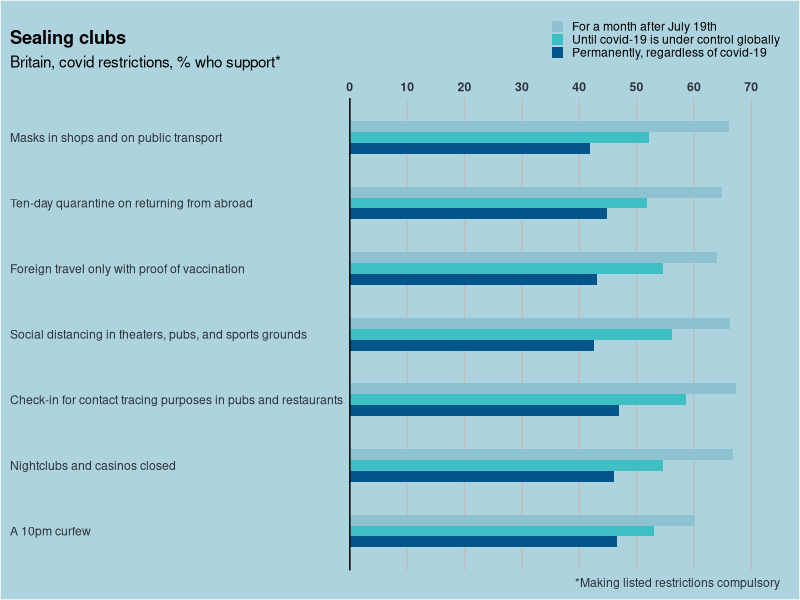

The R script that drew this image:
## ---- chunk 1

knitr::opts_chunk$set(
  echo = TRUE,
  comment = "",
  fig.pos = "",
  warning = FALSE,
  tidy = TRUE,
  fig.align = "center",
  highlight = TRUE
)

library(tidyverse)
library(rlang)
## ---- chunk 2
data <- tibble(
  question = factor(
    rep(1:7, each = 3),
    labels =
      c(
        "Masks in shops and on public transport",
        "Ten-day quarantine on returning from abroad",
        "Foreign travel only with proof of vaccination",
        "Social distancing in theaters, pubs, and sports grounds",
        "Check-in for contact tracing purposes in pubs and restaurants",
        "Nightclubs and casinos closed",
        "A 10pm curfew"
      )
  )
  ,
  opinion = factor(
    rep(1:3, times = 7),
    labels = c(
      "For a month after July 19th",
      "Until covid-19 is under control globally",
      "Permanently, regardless of covid-19"
    )
  ),
  value = c(replicate(7, c(60, 50, 40) + rnorm(
    3, mean = 5, sd = 2.5
  )))
)

## ---- chunk 3
library(ggplot2)
library(forcats)

breaks <- seq(0, 70, by = 10)
ggplot(data, aes(
  x = fct_rev(question),
  y = value,
  fill = fct_rev(opinion)
)) +
  geom_col(position = "dodge", width = .5) +
  discrete_scale(aesthetics = "fill", scale_name = "economist", palette = function(x) rev(c("#8FC2D1", "#3DBFC4", "#045589")), expand = expansion(mult = c(0, 0))) +
  scale_y_continuous(
    expand = expansion(mult = c(0, 0)),
    breaks = breaks,
    labels = breaks,
    limits = c(0, 75),
    position = "right"
  ) +
  coord_flip() +
  labs(
    caption = c("Source: Ipsos Mori", "*Making listed restrictions compulsory"),
    title = "Sealing clubs",
    subtitle = "Britain, covid restrictions, % who support*",
    fill = NULL,
    x = NULL,
    y = NULL
  ) +
  guides(fill = guide_legend(override.aes = list(stroke = "#ADD3DE"), reverse = TRUE)) +
  theme(
    axis.line.y = element_line(color = "black", size = .5),
    axis.ticks = element_blank(),
    axis.text.x = element_text(face = "bold", color = "#2C313B"),
    axis.text.y = element_text(hjust = 0, color = "#2C313B"),
    legend.background = element_rect(fill = "#ADD3DE"),
    legend.direction = "vertical",
    legend.position = c(1, 1.1),
    legend.justification = c(1, 0.2),
    legend.margin = margin(),
    legend.key = element_rect(fill = "#ADD3DE"),
    legend.key.width = unit(.65, "lines"),
    legend.key.height = unit(.65, "lines"),
    panel.background = element_rect("#ADD3DE"),
    plot.background = element_rect(fill = "#ADD3DE"),
    panel.grid = element_line(color = "grey", size = .5),
    panel.grid.minor.x = element_blank(),
    panel.grid.major.y = element_blank(),
    plot.margin = unit(c(1.5, 1, 0.5, 0.5), "lines"),
    plot.caption = element_text(hjust = c(-1.55,1), color = "#2C313B"),
    plot.subtitle = element_text(vjust = 1),
    plot.title = element_text(vjust = 1, face = "bold"),
    plot.title.position = "plot"
  )
